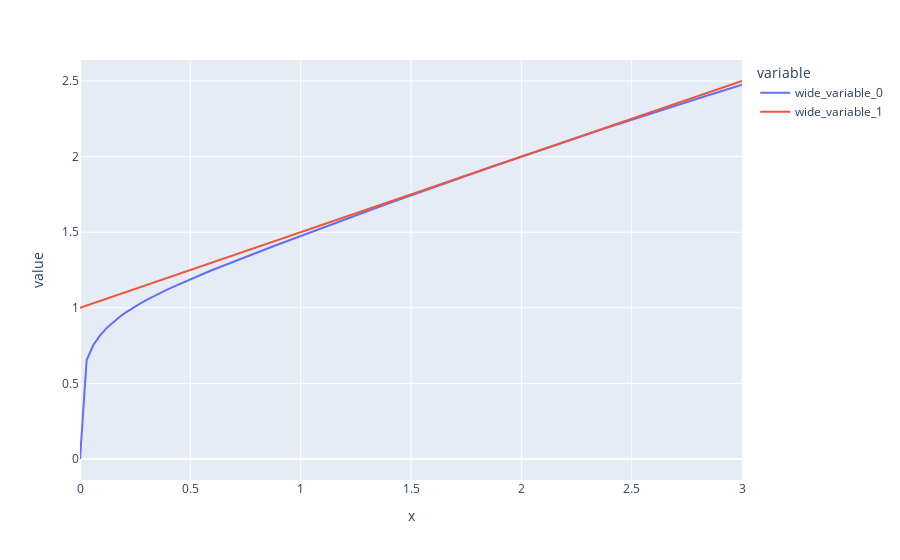

The code cell stored with this chart in its notebook:
### Code cell
x_=np.linspace(0,3,101)
f_=(3*x_**3+4*x_)**(1/5)
y_=2+0.5*(x_-2)
ex.line(x=x_,y=[f_,y_])
